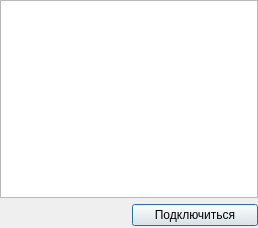
<?xml version="1.0" encoding="UTF-8"?>
<ui version="4.0">
 <class>Dialog</class>
 <widget class="QDialog" name="Dialog">
  <property name="windowModality">
   <enum>Qt::WindowModality::NonModal</enum>
  </property>
  <property name="geometry">
   <rect>
    <x>0</x>
    <y>0</y>
    <width>258</width>
    <height>228</height>
   </rect>
  </property>
  <property name="windowTitle">
   <string>Dialog</string>
  </property>
  <widget class="QWidget" name="">
   <property name="geometry">
    <rect>
     <x>0</x>
     <y>0</y>
     <width>258</width>
     <height>226</height>
    </rect>
   </property>
   <layout class="QVBoxLayout" name="verticalLayout">
    <item>
     <widget class="QTreeView" name="treeView"/>
    </item>
    <item>
     <layout class="QHBoxLayout" name="horizontalLayout">
      <item>
       <widget class="QLabel" name="label">
        <property name="text">
         <string/>
        </property>
        <property name="alignment">
         <set>Qt::AlignmentFlag::AlignCenter</set>
        </property>
        <property name="wordWrap">
         <bool>false</bool>
        </property>
       </widget>
      </item>
      <item>
       <widget class="QPushButton" name="pushButton">
        <property name="text">
         <string>Подключиться</string>
        </property>
       </widget>
      </item>
     </layout>
    </item>
   </layout>
  </widget>
 </widget>
 <resources/>
 <connections/>
</ui>
